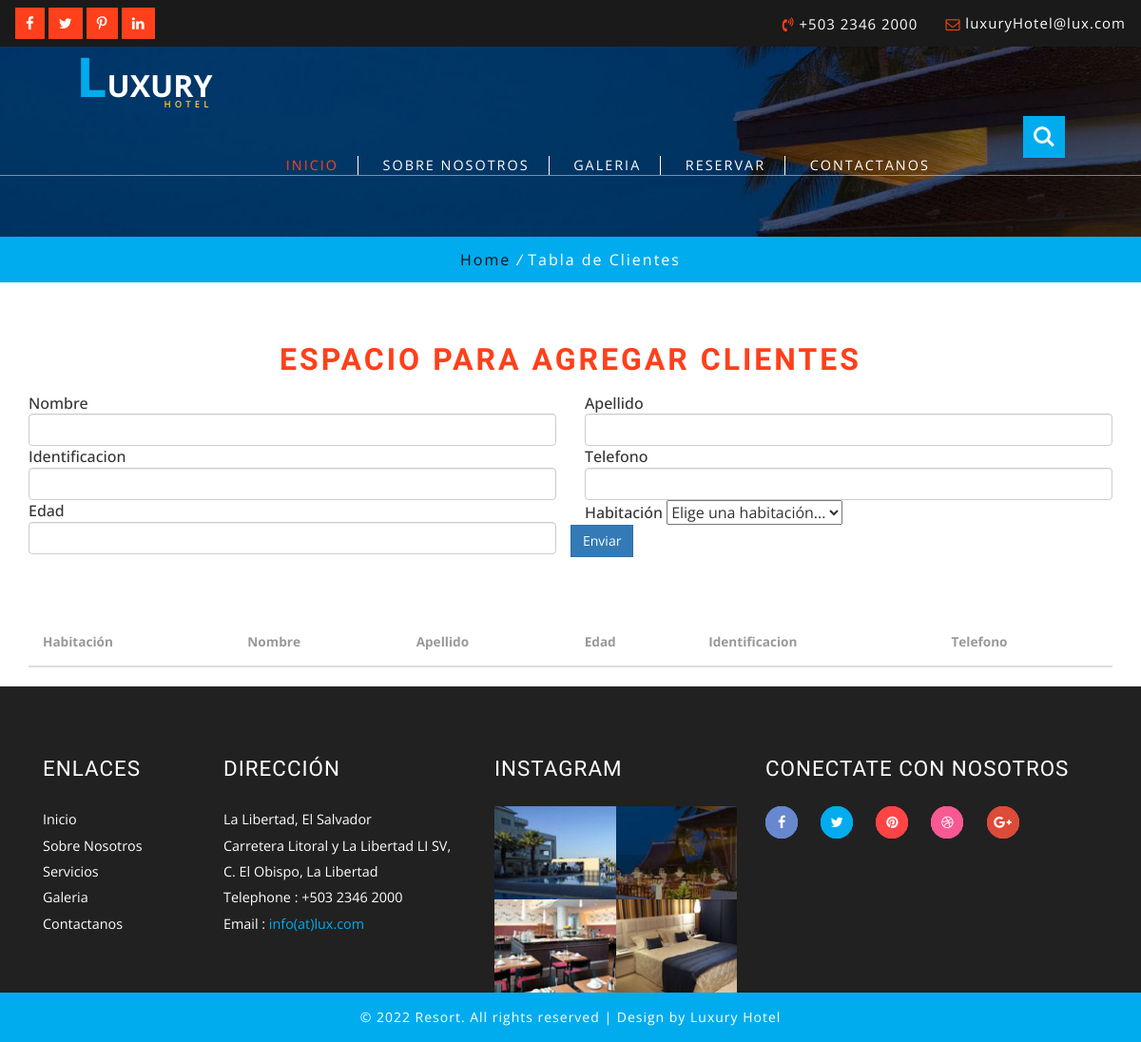
Before: /hotel/mostrarclientes/ with the older database file.
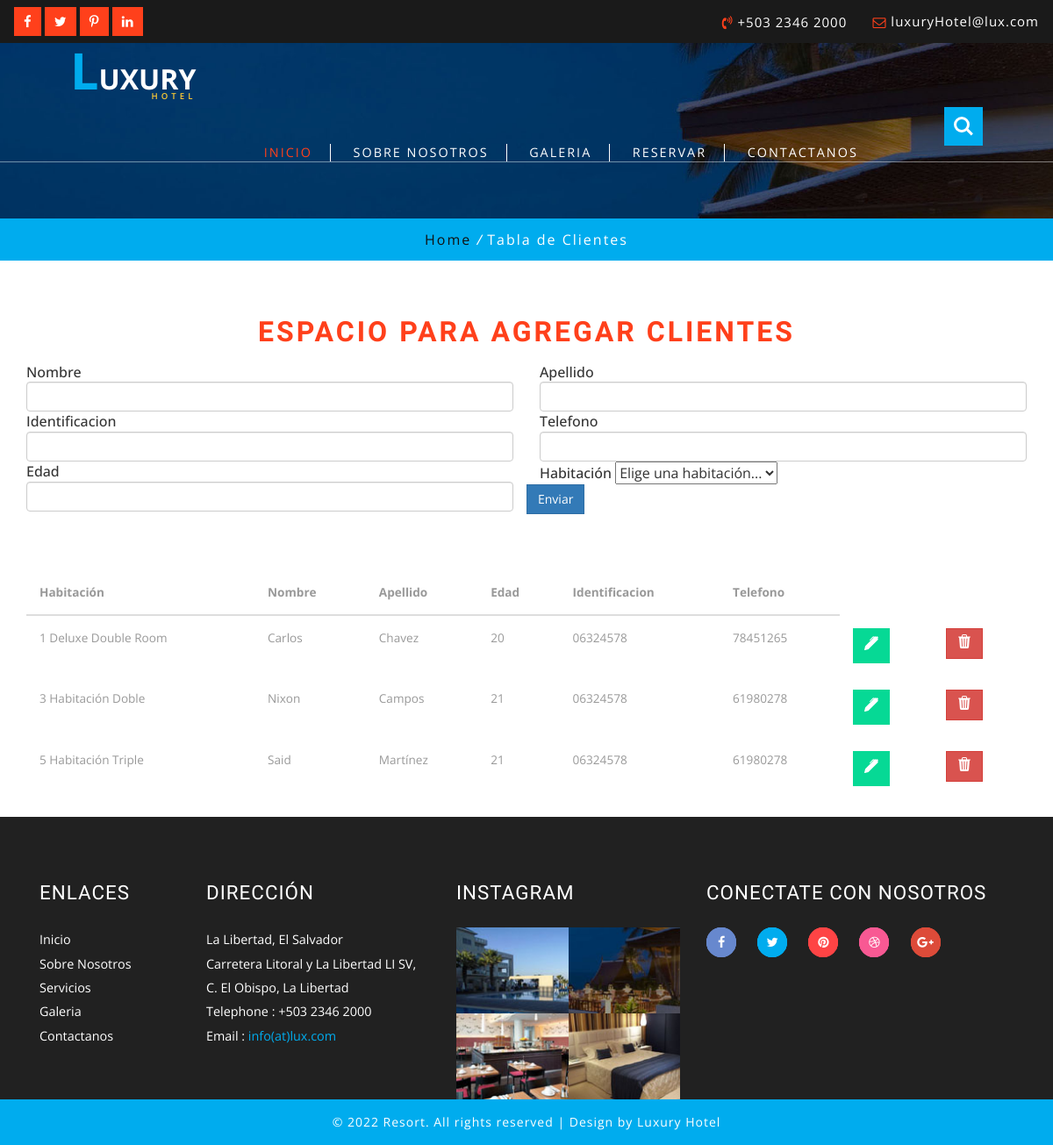
After: the same page with the newer database file.
### Hotel_app/models.py (models this page shows, shortened)
class tblcliente(models.Model):#######CLIENTE
    habitacion_id = models.ForeignKey(tblhabitacion, on_delete = models.CASCADE)
    nombre = models.CharField(max_length=200)
    apellido = models.CharField(max_length=200)
    edad = models.IntegerField(default='0')
    identificacion = models.CharField(max_length=20)
    telefono = models.CharField(max_length=15)

class tblhabitacion(models.Model):#######HABITACION
    hotel_id = models.ForeignKey(tblhotel, on_delete = models.CASCADE)
    tipo_habitacion_id = models.ForeignKey(tbltipo_habitacion, on_delete = models.CASCADE)
    piso = models.CharField(max_length=10)
    telefono = models.CharField(max_length=15)
    disponibilidad = models.BooleanField()
    def __str__(self):
        return str(f'{self.id} {self.tipo_habitacion_id}')

class tbltipo_habitacion(models.Model):
    nombre_tipo_habitacion = models.CharField(max_length=200)
    cant_camas = models.IntegerField()
    def __str__(self):
        return str(self.nombre_tipo_habitacion)

### Hotel_app/views.py (the view)
# urls.py: path('mostrarclientes/', adminclientes),
def adminclientes(request):
    listacli = tblcliente.objects.all()
    return render(request,'mostrarclientes.html', {"cliente":listacli})

### Hotel_app/Templates/mostrarclientes.html (shortened to what this page needs)
{%load static%}
<!DOCTYPE html>
<html>
<head>
<link href="{%static 'lib/web/css/bootstrap.css'%}" rel="stylesheet" type="text/css" media="all" />
<link rel="stylesheet" href="{%static 'lib/web/css/flexslider.css'%}" type="text/css" media="screen" property="" />
<link rel="stylesheet" type="text/css" href="{%static 'lib/web/css/zoomslider.css'%}" />
<link rel="stylesheet" type="text/css" href="{%static 'lib/web/css/style.css'%}" />
<link href="{%static 'lib/web/css/font-awesome.css'%}" rel="stylesheet">
</head>
<body>
  <div class="w3layouts-top-strip">
			<div class="top-srip-agileinfo">
				<div class="w3ls-social-icons text-left">
					<a class="facebook" href="#"><i class="fa fa-facebook"></i></a>
					<a class="twitter" href="#"><i class="fa fa-twitter"></i></a>
					<a class="pinterest" href="#"><i class="fa fa-pinterest-p"></i></a>
					<a class="linkedin" href="#"><i class="fa fa-linkedin"></i></a>
				</div>
				<div class="agileits-contact-info text-right">
					<ul>
						<li><i class="fa fa-volume-control-phone" aria-hidden="true"></i> +503 2346 2000</li>
						<li><i class="fa fa-envelope-o" aria-hidden="true"></i> <a href="mailto:luxuryHotel@lux.com">luxuryHotel@lux.com</a></li>
					</ul>
				</div>
				<div class="clearfix"></div>
			</div>
		</div>
	<div id="demo-1" class="banner-inner">
        {%include 'header.html'%}
		</div>
		 </div>
	<div class="w3_breadcrumb">
	<div class="breadcrumb-inner">
			<ul>
				<li><a href="http://127.0.0.1:8000/hotel/index/">Home</a> <i>/</i></li>
				<li>Tabla de Clientes </li>
			</ul>
		</div>
	</div>
<div class="w3_content_agilleinfo_inner">
		<div class="container">
			<h2 class="w3l-inner-h-title">Espacio para agregar clientes</h2>
				<form class="row g-3">
					<div class="col-md-6">
					  <label for="inputEmail4" class="form-label">Nombre</label>
					  <input type="text" class="form-control" id="inputnombre">
					</div>
					<div class="col-md-6">
					  <label for="inputPassword4" class="form-label">Apellido</label>
					  <input type="text" class="form-control" id="inputapellido">
					</div>
					<div class="col-md-6">
						<label for="inputEmail4" class="form-label">Identificacion</label>
						<input type="text" class="form-control" id="inputnombre">
					  </div>
					  <div class="col-md-6">
						<label for="inputPassword4" class="form-label">Telefono</label>
						<input type="text" class="form-control" id="inputapellido">
					  </div>
					<div class="col-md-6">
					  <label for="inputZip" class="form-label">Edad</label>
					  <input type="number" class="form-control" id="inputZip">
					</div>
					<div class="col-md-6">
					  <label for="inputState" class="form-label">Habitación</label>
					  <select id="inputState" class="form-select">
						<option selected>Elige una habitación...</option>
					  </select>
					</div>
					<div class="col-12">
					  <button type="submit" class="btn btn-primary">Enviar</button>
					</div>
				  </form>
		</div>
	</div>
		<div class="container">
			<div class="col-6">
				<table class="table">
					<thead class="thead-dark">
						<tr>
							<th scope="col">Habitación</th>
							<th scope="col">Nombre</th>
							<th scope="col">Apellido</th>
							<th scope="col">Edad</th>
							<th scope="col">Identificacion</th>
							<th scope="col">Telefono</th>
						</tr>
					</thead>
					<tbody>
						{%for cli in cliente%}
						<tr>
							<td>{{cli.habitacion_id}}</td>
							<td>{{cli.nombre}}</td>
							<td>{{cli.apellido}}</td>
							<td>{{cli.edad}}</td>
							<td>{{cli.identificacion}}</td>
							<td>{{cli.telefono}}</td>
							<td><a href="/editcliente/{{cli.id}}" class="btn btn-warning">
							</a>
							</td>
							<td><a href= "/delcliente/{{cli.id}}" class="btn btn-danger">
							</a>
							</td>
						</tr>
						{%endfor%}
					</tbody>
				</table>
			</div>
		</div>
	{%include 'footer.html'%}
</body>
</html>

### Hotel_app/Templates/header.html (shortened to what this page needs)
{%load static%}
<div class="header-w3-agileits" id="home">
    <div class="inner-header-agile">
                   <nav class="navbar navbar-default">
                       <div class="navbar-header">
                           <h1><a  href="http://127.0.0.1:8000/hotel/index/"><span>L</span>uxury <p class="s-log">Hotel</p></a>
                           </h1>
                       </div>
                       <div class="collapse navbar-collapse" id="bs-example-navbar-collapse-1">
    <ul class="nav navbar-nav">
                               <li class = "active"><a href="http://127.0.0.1:8000/hotel/index/">Inicio</a></li>
                                   <li><a href="http://127.0.0.1:8000/hotel/about/">Sobre nosotros</a></li>
                                   <li><a href="http://127.0.0.1:8000/hotel/gallery/">Galeria</a></li>
                                   <li><a href="http://127.0.0.1:8000/hotel/products/" >Reservar</a></li>
                                    <li><a href="http://127.0.0.1:8000/hotel/contact/">Contactanos</a></li>
                           </ul>
                       </div>
                   </nav>
                       <div class="w3ls_search">
                                       <div class="cd-main-header">
                                           <ul class="cd-header-buttons">
                                               <li><a class="cd-search-trigger" href="#cd-search"> <span></span></a></li>
                                           </ul>
                                       </div>
                                   </div>
               </div>

### Hotel_app/Templates/footer.html (shortened to what this page needs)
 {%load static%}
 <div class="w3l-footer">
    <div class="container">
     <div class="footer-info-agile">
            <div class="col-md-2 footer-info-grid links">
                <h4>Enlaces</h4>
                <ul>
                           <li><a href="http://127.0.0.1:8000/hotel/index/">Inicio</a></li>
                            <li><a href="http://127.0.0.1:8000/hotel/about/">Sobre Nosotros</a></li>
                            <li><a href="http://127.0.0.1:8000/hotel/products/">Servicios</a></li>
                            <li><a href="http://127.0.0.1:8000/hotel/gallery/">Galeria</a></li>
                            <li><a href="http://127.0.0.1:8000/hotel/contact/">Contactanos</a></li>
                </ul>
            </div>
            <div class="col-md-3 footer-info-grid address">
                <h4>Dirección</h4>
                <address>
                    <ul>
                        <li>La Libertad, El Salvador</li>
                        <li>Carretera Litoral y La Libertad LI SV, C. El Obispo, La Libertad</li>
                        <li>Telephone : +503 2346 2000</li>
                        <li>Email : <a class="mail" href="mailto:luxuryHotel@lux.com">info(at)lux.com</a></li>
                    </ul>
                </address>
            </div>
            <div class="col-md-3 footer-grid">
               <h4>Instagram</h4>
                <div class="footer-grid-instagram">
                <a href="#"><img src="{%static 'lib/web/images/f1.jpg'%}" alt=" " class="img-responsive"></a>
                </div>
                <div class="footer-grid-instagram">
                <a href="#"><img src="{%static 'lib/web/images/f2.jpg'%}" alt=" " class="img-responsive"></a>
                </div>
                <div class="footer-grid-instagram">
                    <a href="#"><img src="{%static 'lib/web/images/f3.jpg'%}" alt=" " class="img-responsive"></a>
                </div>
                <div class="footer-grid-instagram">
                <a href="#"><img src="{%static 'lib/web/images/f4.jpg'%}" alt=" " class="img-responsive"></a>
                </div>
            </div>
            <div class="col-md-4 footer-info-grid">
            <div class="connect-social">
                <h4>Conectate con nosotros</h4>
                <section class="social">
                    <ul>
                        <li><a class="icon fb" href="#"><i class="fa fa-facebook"></i></a></li>
                        <li><a class="icon tw" href="#"><i class="fa fa-twitter"></i></a></li>
                        <li><a class="icon pin" href="#"><i class="fa fa-pinterest"></i></a></li>
                        <li><a class="icon db" href="#"><i class="fa fa-dribbble"></i></a></li>
                        <li><a class="icon gp" href="#"><i class="fa fa-google-plus"></i></a></li>
                    </ul>
                </section>
            </div>
            </div>
        </div>
   </div>
 </div>
        <div class="w3agile_footer_copy">
                <p>© 2022 Resort. All rights reserved | Design by <a href="http://luxuryhotel.com/">Luxury Hotel</a></p>
        </div>

Changed rows visible on the page:
added tblcliente: habitacion_id "1 Deluxe Double Room", nombre "Carlos", apellido "Chavez", edad "20", identificacion "06324578", telefono "78451265"
added tblcliente: habitacion_id "3 Habitación Doble", nombre "Nixon", apellido "Campos", edad "21", identificacion "06324578", telefono "61980278"
added tblcliente: habitacion_id "5 Habitación Triple", nombre "Said", apellido "Martínez", edad "21", identificacion "06324578", telefono "61980278"
